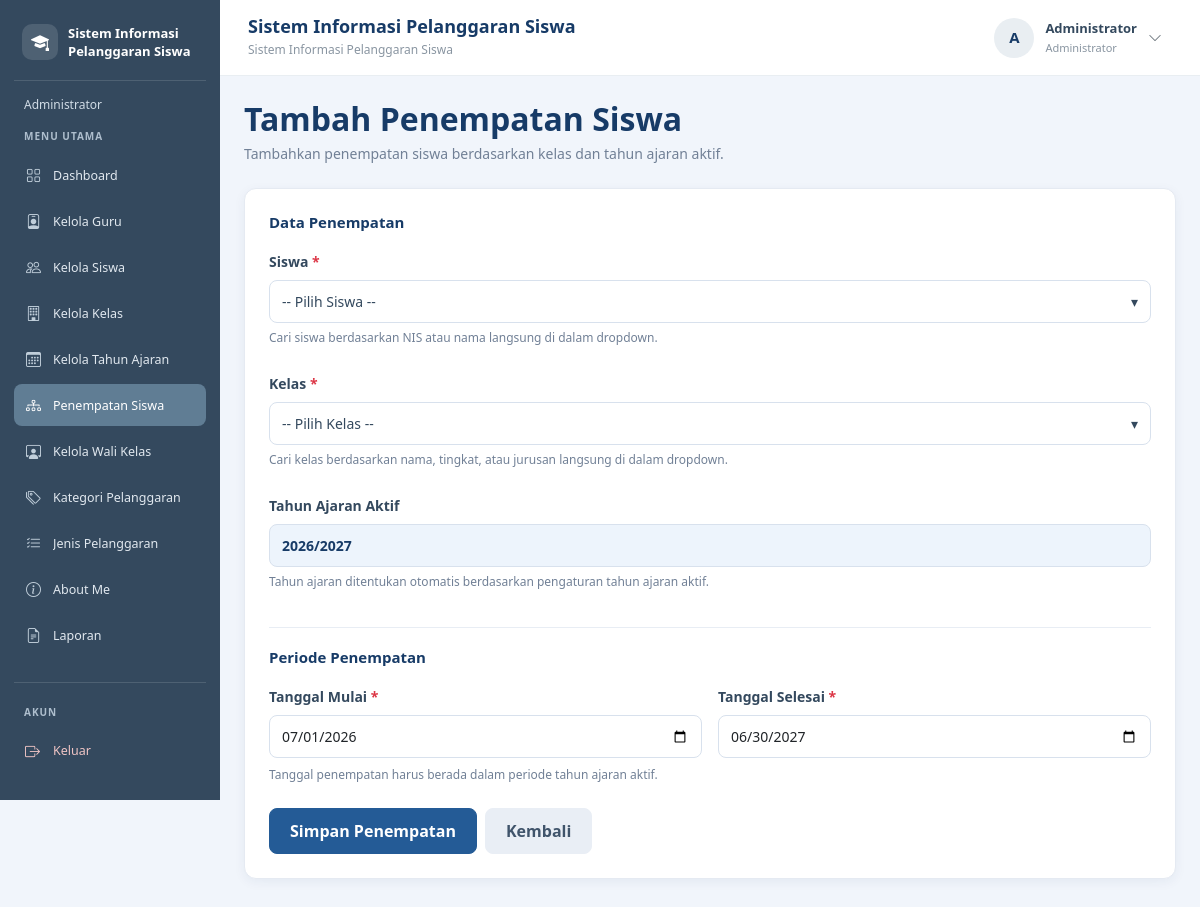
/tambah_penempatan_siswa.php (signed in), run on the app's committed database.
### tables this page shows
CREATE TABLE `t_tahun_ajaran` (
  `id` int(11) NOT NULL,
  `nama` varchar(20) NOT NULL,
  `tanggal_mulai` date NOT NULL,
  `tanggal_selesai` date NOT NULL,
  `status_aktif` tinyint(1) NOT NULL,
  `created_at` timestamp NULL DEFAULT current_timestamp(),
  `updated_at` timestamp NULL DEFAULT current_timestamp()
);

### tambah_penempatan_siswa.php (the view, shortened to what this page needs)
<?php
include "config/koneksi.php";
$tanggalMulai = $_POST['tanggal_mulai'] ?? '';
$tanggalSelesai = $_POST['tanggal_selesai'] ?? '';
$sqlTahun = "SELECT id, nama, tanggal_mulai, tanggal_selesai
             FROM t_tahun_ajaran
             WHERE status_aktif = 1
             ORDER BY tanggal_mulai DESC
             LIMIT 1";
$resultTahun = mysqli_query($koneksi, $sqlTahun);
$tahunAktif = mysqli_fetch_assoc($resultTahun);
if ($tahunAktif) {
    if ($tanggalMulai === '') {
        $tanggalMulai = $tahunAktif['tanggal_mulai'];
    }
    if ($tanggalSelesai === '') {
        $tanggalSelesai = $tahunAktif['tanggal_selesai'];
    }
}
?>
<!DOCTYPE html>
<html lang="id">
<head>
    <link href="https://cdn.jsdelivr.net/npm/bootstrap@5.3.8/dist/css/bootstrap.min.css" rel="stylesheet">
</head>
<body>
<?php include "includes/sidebar.php"; ?>
<?php include "includes/navbar.php"; ?>
<main class="konten-utama">
    <div class="mb-4">
        <h2 class="judul-halaman">Tambah Penempatan Siswa</h2>
        <p class="deskripsi-halaman">
            Tambahkan penempatan siswa berdasarkan kelas dan tahun ajaran aktif.
        </p>
    </div>
    <div class="card card-form">
        <div class="card-body p-3 p-md-4">
            <form method="POST" id="formPenempatan">
                <div class="bagian-form">
                    <h6 class="judul-bagian">Data Penempatan</h6>
                    <div class="mb-4">
                        <label class="form-label">
                            Siswa <span class="text-danger">*</span>
                        </label>
                        <div class="dropdown-cari" id="dropdownSiswa">
                            <button
                                type="button"
                                class="dropdown-cari-tombol"
                                onclick="bukaDropdown('dropdownSiswa')">
                                <span class="teks-pilihan" id="labelSiswa">
                                    -- Pilih Siswa --
                                </span>
                                <span>▾</span>
                            </button>
                        </div>
                        <div class="keterangan">
                            Cari siswa berdasarkan NIS atau nama langsung di dalam dropdown.
                        </div>
                    </div>
                    <div class="mb-4">
                        <label class="form-label">
                            Kelas <span class="text-danger">*</span>
                        </label>
                        <div class="dropdown-cari" id="dropdownKelas">
                            <button
                                type="button"
                                class="dropdown-cari-tombol"
                                onclick="bukaDropdown('dropdownKelas')">
                                <span class="teks-pilihan" id="labelKelas">
                                    -- Pilih Kelas --
                                </span>
                                <span>▾</span>
                            </button>
                        </div>
                        <div class="keterangan">
                            Cari kelas berdasarkan nama, tingkat, atau jurusan langsung di dalam dropdown.
                        </div>
                    </div>
                    <div class="mb-3">
                        <label class="form-label">
                            Tahun Ajaran Aktif
                        </label>
                        <?php if ($tahunAktif) { ?>
                            <input
                                type="text"
                                class="form-control tahun-aktif"
                                value="<?= htmlspecialchars(
                                    $tahunAktif['nama'],
                                    ENT_QUOTES,
                                    'UTF-8'
                                ); ?>"
                                readonly>
                            <div class="keterangan">
                                Tahun ajaran ditentukan otomatis berdasarkan pengaturan tahun ajaran aktif.
                            </div>
                        <?php } ?>
                    </div>
                </div>
                <div class="mb-4">
                    <h6 class="judul-bagian">
                        Periode Penempatan
                    </h6>
                    <div class="row g-3">
                        <div class="col-md-6">
                            <label for="tanggal_mulai" class="form-label">
                                Tanggal Mulai <span class="text-danger">*</span>
                            </label>
                            <input
                                type="date"
                                name="tanggal_mulai"
                                id="tanggal_mulai"
                                class="form-control"
                                value="<?= htmlspecialchars(
                                    $tanggalMulai,
                                    ENT_QUOTES,
                                    'UTF-8'
                                ); ?>"
                                min="<?= $tahunAktif ? htmlspecialchars(
                                    $tahunAktif['tanggal_mulai'],
                                    ENT_QUOTES,
                                    'UTF-8'
                                ) : ''; ?>"
                                max="<?= $tahunAktif ? htmlspecialchars(
                                    $tahunAktif['tanggal_selesai'],
                                    ENT_QUOTES,
                                    'UTF-8'
                                ) : ''; ?>"
                                required
                                <?= !$tahunAktif ? 'disabled' : ''; ?>>
                        </div>
                        <div class="col-md-6">
                            <label for="tanggal_selesai" class="form-label">
                                Tanggal Selesai <span class="text-danger">*</span>
                            </label>
                            <input
                                type="date"
                                name="tanggal_selesai"
                                id="tanggal_selesai"
                                class="form-control"
                                value="<?= htmlspecialchars(
                                    $tanggalSelesai,
                                    ENT_QUOTES,
                                    'UTF-8'
                                ); ?>"
                                min="<?= $tahunAktif ? htmlspecialchars(
                                    $tahunAktif['tanggal_mulai'],
                                    ENT_QUOTES,
                                    'UTF-8'
                                ) : ''; ?>"
                                max="<?= $tahunAktif ? htmlspecialchars(
                                    $tahunAktif['tanggal_selesai'],
                                    ENT_QUOTES,
                                    'UTF-8'
                                ) : ''; ?>"
                                required
                                <?= !$tahunAktif ? 'disabled' : ''; ?>>
                        </div>
                    </div>
                    <div class="keterangan mt-2">
                        Tanggal penempatan harus berada dalam periode tahun ajaran aktif.
                    </div>
                </div>
                <div class="d-flex flex-wrap gap-2">
                    <button
                        type="submit"
                        class="btn btn-simpan"
                        <?= !$tahunAktif ? 'disabled' : ''; ?>>
                        Simpan Penempatan
                    </button>
                    <a href="penempatan_siswa.php" class="btn btn-kembali">
                        Kembali
                    </a>
                </div>
            </form>
        </div>
    </div>
</main>
</body>
</html>

### tambah_penempatan_siswa.php (style rules this page uses)
body { margin: 0; background: #F1F5FB; }
.konten-utama { margin-left: 220px !important; width: calc(100% - 220px) !important; min-height: 100vh; padding: 100px 24px 30px; box-sizing: border-box; }
.konten-utama, .konten-utama * { box-sizing: border-box; }
.konten-utama .judul-halaman { color: #173B67; font-weight: 700; margin-bottom: 5px; }
.konten-utama .deskripsi-halaman { color: #718096; font-size: 14px; margin-bottom: 0; }
.konten-utama .card-form { background: #fff; border: 1px solid #E5EAF2; border-radius: 12px; box-shadow: 0 3px 12px rgba(23, 59, 103, 0.06); }
.konten-utama .form-label { color: #34495E; font-weight: 600; font-size: 14px; margin-bottom: 8px; }
.konten-utama .form-control { min-height: 43px; border: 1px solid #D8E1ED; border-radius: 8px; font-size: 14px; }
.konten-utama .tahun-aktif { background: #EDF4FC; color: #173B67; font-weight: 600; }
.konten-utama .keterangan { color: #718096; font-size: 12px; margin-top: 6px; }
.konten-utama .btn-simpan { background: #245B96; border: 1px solid #245B96; color: #fff; border-radius: 8px; padding: 10px 20px; font-weight: 600; }
.konten-utama .btn-kembali { background: #E9EEF5; border: 1px solid #E9EEF5; color: #40546B; border-radius: 8px; padding: 10px 20px; font-weight: 600; }
.konten-utama .bagian-form { border-bottom: 1px solid #E8EDF4; padding-bottom: 20px; margin-bottom: 20px; }
.konten-utama .judul-bagian { color: #173B67; font-size: 15px; font-weight: 700; margin-bottom: 18px; }
.konten-utama .dropdown-cari { position: relative; width: 100%; }
.konten-utama .dropdown-cari-tombol { width: 100%; min-height: 43px; padding: 10px 12px; display: flex; justify-content: space-between; align-items: center; gap: 10px; background: #fff; border: 1px solid #D8E1ED; border-radius: 8px; color: #34495E; font-size: 14px; text-align: left; cursor: pointer; }
.konten-utama .dropdown-cari-tombol .teks-pilihan { overflow: hidden; text-overflow: ellipsis; white-space: nowrap; }

### data on the page
t_tahun_ajaran: nama "2026/2027", tanggal_mulai "07/01/2026", tanggal_selesai "06/30/2027"

### other printed values
$labelRole "Administrator"
$menu[0] "Dashboard"
$menu[0] "Kelola Guru"
$menu[0] "Kelola Siswa"
$menu[0] "Kelola Kelas"
$menu[0] "Kelola Tahun Ajaran"
$menu[0] "Penempatan Siswa"
$menu[0] "Kelola Wali Kelas"
$menu[0] "Kategori Pelanggaran"
$menu[0] "Jenis Pelanggaran"
$menu[0] "About Me"
$menu[0] "Laporan"
$judulNavbar "Sistem Informasi Pelanggaran Siswa"
$inisial "A"
$namaPengguna "Administrator"
